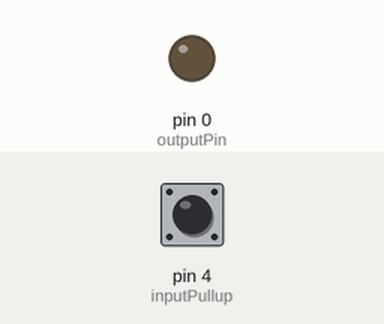
Recording of a sketch running on a simulated Arduino Uno, built with avr-gcc and run on an emulated ATmega328P. Shown: output pins drawn as LEDs (lit = HIGH). Dashed ring = blinking. The test bench sets the inputs (shaded band); at power-on: pin 4 (inputPullup) HIGH.

Above: at 1.2 s.
1.3 s: pin 4 (inputPullup) pulsed LOW 5 times (0.12 s each, 0.3 s apart)
At 1.8 s:
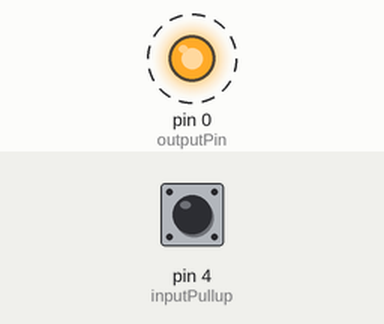
Timing chart, 0 to 4.3 s (numbered marks = the images above; inputs shaded):
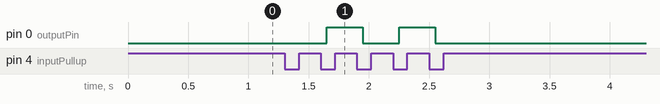

Measured:
- after the input at 1.3 s, pin 0 (outputPin): alternates HIGH for 0.30 s and LOW for 0.30 s, 4 changes in all, then stays LOW, starting after 0.35 s

The sketch:

p.ino
```cpp
bool firstClick = false;
unsigned long firstClickTime = 0;
bool ledState = LOW;

//change this value
#define inputPullup 4
#define outputPin 0
#define delayBetweenClick 500

void setup() {
  pinMode(inputPullup, INPUT_PULLUP); // Assuming the button is connected to pin inputPullup with a pull-up resistor
  pinMode(outputPin, OUTPUT);
  digitalWrite(outputPin, LOW); // Ensure the LED starts in the LOW state
}

void loop() {
  // Check if the button is pressed (active-low, so LOW means pressed)
  if (digitalRead(inputPullup) == LOW) {
    delay(50); // Debounce delay

    // Check again to ensure it's not noise
    if (digitalRead(inputPullup) == LOW) {
      // If this is the first click

      if(ledState == HIGH ){
        ledState = LOW;
        digitalWrite(outputPin, ledState);
      }

      if (!firstClick) {
        firstClick = true;                // Mark that the first click has happened
        firstClickTime = millis();         // Record the time of the first click
      } else {
        // If this is the second click
        int elapsedTime = (millis() - firstClickTime);
        if (elapsedTime < delayBetweenClick) {
          // Toggle the LED state
          ledState = !ledState;
          digitalWrite(outputPin, ledState);
        }
        firstClick = false; // Reset after the second click
      }
      // Wait for the button to be released
      while(digitalRead(inputPullup) == LOW);
      delay(50); // Additional debounce delay after release
    }
  }

  // Reset the first click if more than 1000ms passes without a second click
  if (firstClick && (millis() - firstClickTime) >= delayBetweenClick) {
    firstClick = false; // Reset firstClick after timeout
  }
}
```
